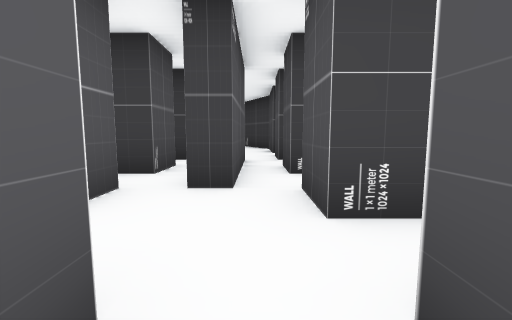
[1] (above)

16 first-person views from a walk through a scene from a Unity 3-D project. The camera is 1.2 m above the floor, tilts 6° down and sees 90° across. The floor is counted in squares, 2 m on a side. Each view is taken from the middle of a square. On the plan, view 1 faces up. The plan holds only what a view shows up to about 9 squares ahead; the rest is blank. The player character is not drawn.

[2]
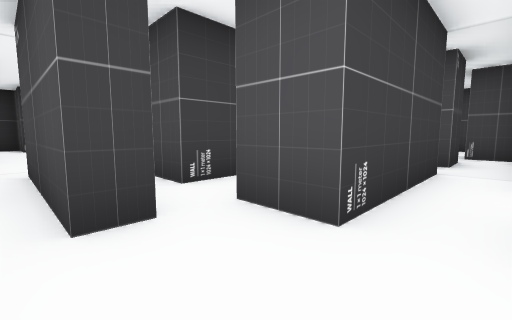

[3]
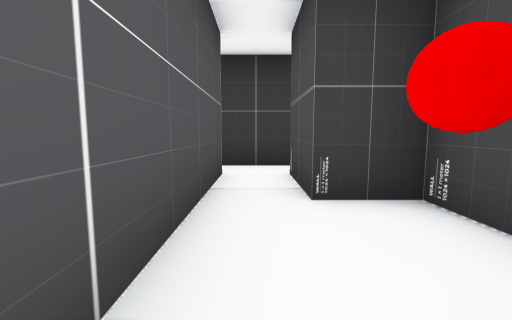

[4]
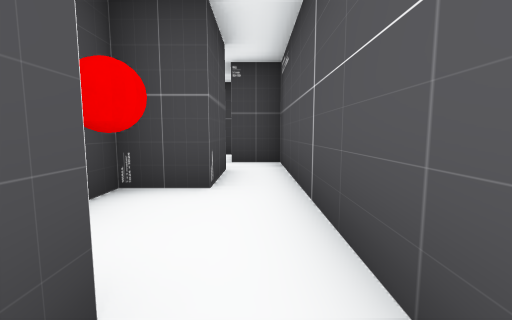

[5]
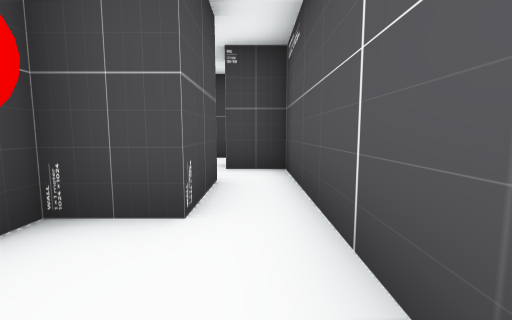

[6]
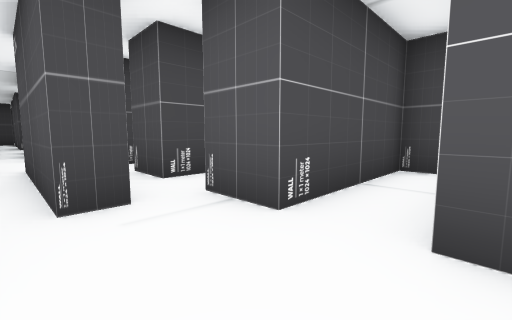

[7]
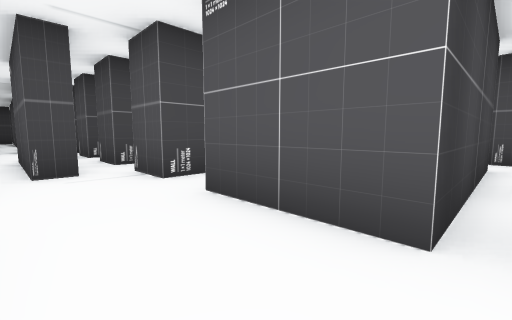

[8]
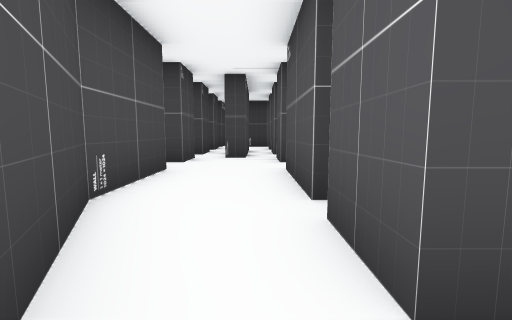

[9]
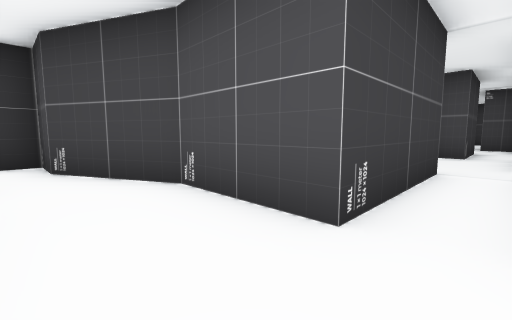

[10]
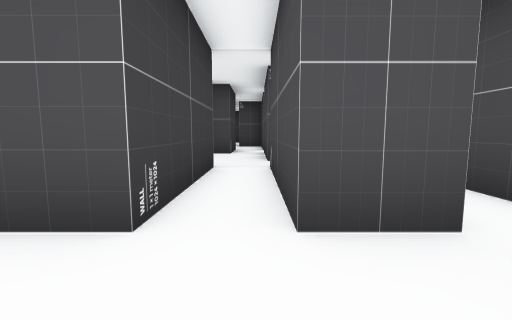

[11]
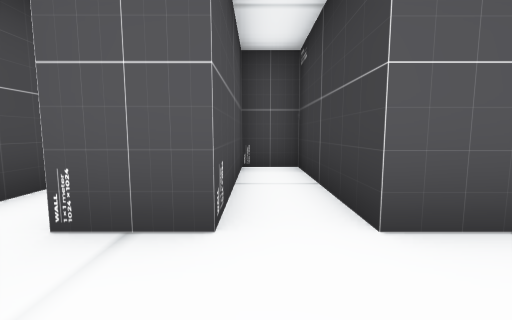

[12]
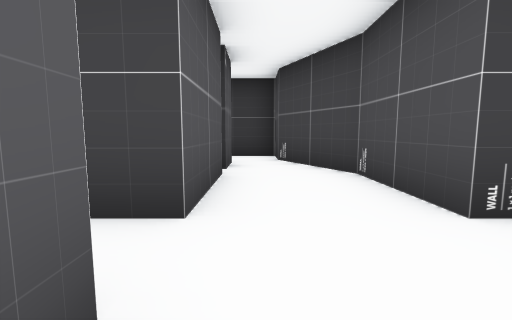

[13]
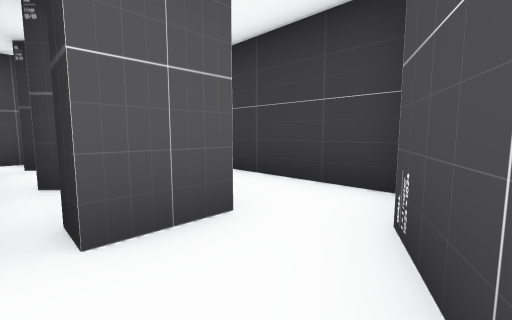

[14]
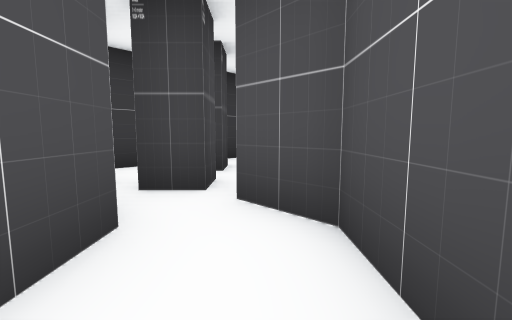

[15]
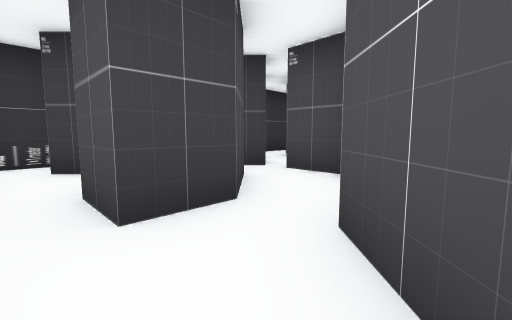

[16]
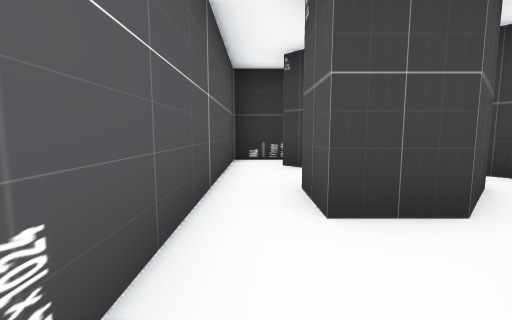

### Floor plan
Key: @ floor where view 1 was taken; # wall or solid block; . floor; B red ball.
Columns run from 10 left of view 1 to 11 right of it. Each row starts with its distance up from view 1.
 13 ###   #####
 12 #.#####...#
 11 #..######.##
 10 #.##.......#
  9 #.#..####..#
  8 #...#####..###...##..
  7  .####...............#
  6      ####..### ####
  5        ###...
  4         ##.##
  3         ##..
  2         #..###.#....#
  1          ........#
  0         ##@#.##
 -1           .#..#
 -2           .#.B#
 -3           .#.##
 -4           .#.#
 -5            #..
 -6            ##.
 -7              .
 -8              #

Where each view was taken, in squares from view 1:
view 1: 0 up, 0 right, facing up
view 2: 1 up, 1 left, facing up-right
view 3: 3 down, 2 right, facing up
view 4: 0 up, 2 right, facing down
view 5: 1 down, 2 right, facing down
view 6: 8 up, 0 right, facing down-left
view 7: 10 up, 0 right, facing down-left
view 8: 12 up, 1 left, facing down
view 9: 7 up, 1 left, facing up-right
view 10: 7 up, 1 left, facing right
view 11: 7 up, 0 right, facing left
view 12: 6 up, 1 left, facing up
view 13: 10 up, 0 right, facing up-left
view 14: 8 up, 7 left, facing up-right
view 15: 7 up, 9 left, facing up-right
view 16: 7 up, 9 left, facing up
